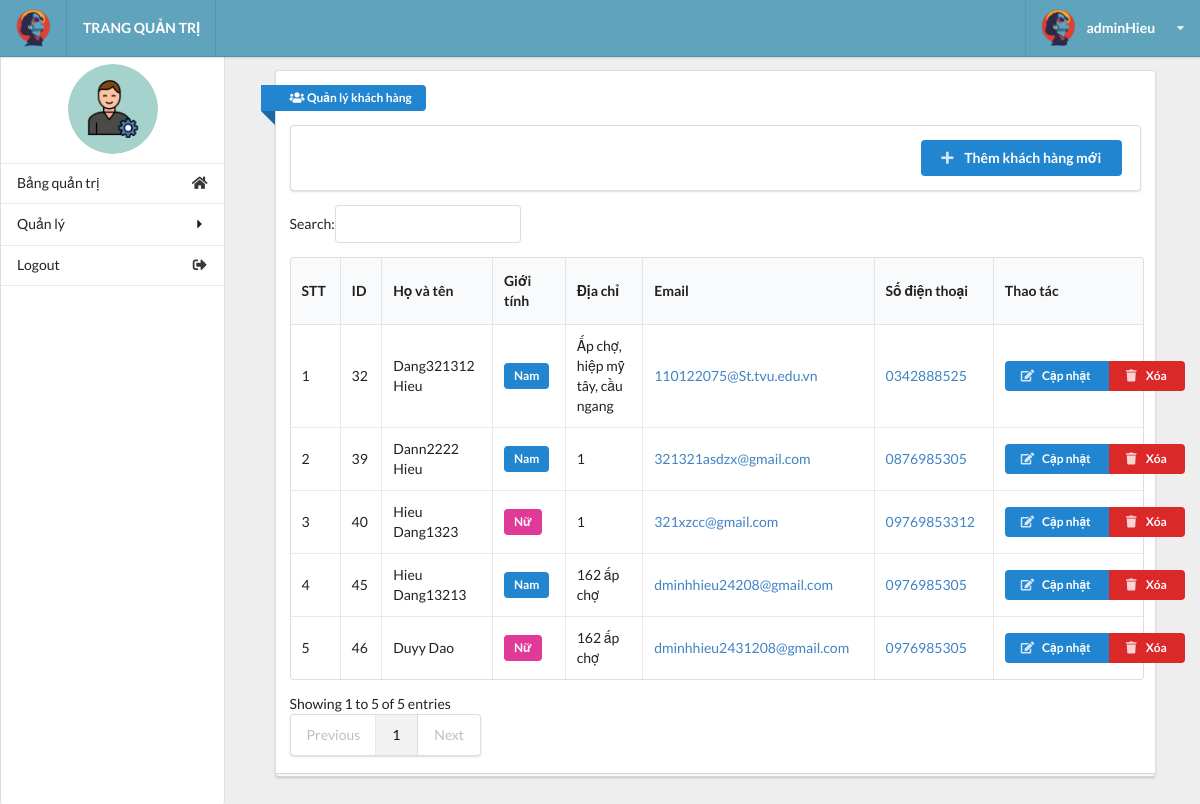
/admin/admin.php?act=client (signed in), run on the app's committed database.
### tables this page shows
CREATE TABLE `tbl_client` (
  `id` int(11) NOT NULL,
  `fname` varchar(50) NOT NULL,
  `lname` varchar(50) NOT NULL,
  `sex` tinyint(1) NOT NULL,
  `address` varchar(255) NOT NULL,
  `email` varchar(50) NOT NULL,
  `phone` varchar(13) NOT NULL,
  `user` varchar(255) NOT NULL,
  `password` varchar(255) NOT NULL,
  `ban` tinyint(4) NOT NULL DEFAULT 0
);

### model/clientdb.php (called while the page is built, shortened)
<?php
function getall_client(){
    $conn=connectdb();
    $stmt = $conn->prepare("SELECT * FROM tbl_client");
    $stmt->execute();
    $kq=$stmt->fetchAll();
    return $kq;
}
?>

### admin/client.php (the view, shortened to what this page needs)
<?php
function getGenderLabel($gender) {
    $genderMap = [
        1 => ['label' => 'Nam', 'color' => 'blue'],
        2 => ['label' => 'Nữ', 'color' => 'pink'],
        3 => ['label' => 'Khác', 'color' => 'grey']
    ];
    return $genderMap[$gender] ?? ['label' => 'Không xác định', 'color' => 'black'];
}
function generateClientActions($clientId) {
    return sprintf('
        <div class="ui tiny buttons">
            <a href="admin.php?act=updateform_client&id=%d"
               class="ui blue button">
               <i class="edit icon"></i> Cập nhật
            </a>
            <button onclick="confirmDelete(%d)"
                    class="ui red button">
                    <i class="trash icon"></i> Xóa
            </button>
        </div>
    ', $clientId, $clientId);
}
?>
<div class="right floated thirteen wide computer sixteen wide phone column" id="content">
    <div class="ui container grid">
        <div class="row">
            <div class="fifteen wide computer sixteen wide phone centered column">
                <div class="ui stacked segment">
                    <div class="ui blue ribbon icon label">
                        <i class="users icon"></i> Quản lý khách hàng
                    </div>
                    <div class="ui right aligned segment">
                        <a href="admin.php?act=insert_client" class="ui primary button">
                            <i class="plus icon"></i> Thêm khách hàng mới
                        </a>
                    </div>
                    <table id="clientTable" class="ui celled table responsive nowrap unstackable">
                        <thead>
                            <tr>
                                <th>STT</th>
                                <th>ID</th>
                                <th>Họ và tên</th>
                                <th>Giới tính</th>
                                <th>Địa chỉ</th>
                                <th>Email</th>
                                <th>Số điện thoại</th>
                                <th>Thao tác</th>
                            </tr>
                        </thead>
                        <tbody>
                            <?php if(isset($kq) && count($kq) > 0): ?>
                                <?php foreach($kq as $i => $client): ?>
                                    <?php $gender = getGenderLabel($client['sex']); ?>
                                    <tr>
                                        <td><?= $i + 1 ?></td>
                                        <td><?= htmlspecialchars($client['id']) ?></td>
                                        <td>
                                            <?= htmlspecialchars($client['lname'] . ' ' . $client['fname']) ?>
                                        </td>
                                        <td>
                                            <div class="ui <?= $gender['color'] ?> label">
                                                <?= $gender['label'] ?>
                                            </div>
                                        </td>
                                        <td><?= htmlspecialchars($client['address']) ?></td>
                                        <td>
                                            <a href="mailto:<?= htmlspecialchars($client['email']) ?>">
                                                <?= htmlspecialchars($client['email']) ?>
                                            </a>
                                        </td>
                                        <td>
                                            <a href="tel:<?= htmlspecialchars($client['phone']) ?>">
                                                <?= htmlspecialchars($client['phone']) ?>
                                            </a>
                                        </td>
                                        <td><?= generateClientActions($client['id']) ?></td>
                                    </tr>
                                <?php endforeach; ?>
                            <?php else: ?>
                                <tr>
                                    <td colspan="8" class="center aligned">Không có dữ liệu</td>
                                </tr>
                            <?php endif; ?>
                        </tbody>
                    </table>
                </div>
            </div>
        </div>
    </div>
</div>
</body>
</html>

### admin/css/main.css (style rules this page uses)
html, body { background-color: #eeeeee; height: 100%; width: 100%; margin: 0; padding: 0; }
#content { top: 1em; }

### data on the page
tbl_client: id "32", lname+fname "Dang321312 Hieu", sex "Nam", address "Ấp chợ, hiệp mỹ tây, cầu ngang", email "110122075@St.tvu.edu.vn", phone "0342888525"
tbl_client: id "39", lname+fname "Dann2222 Hieu", sex "Nam", address "1", email "321321asdzx@gmail.com", phone "0876985305"
tbl_client: id "40", lname+fname "Hieu Dang1323", sex "Nữ", address "1", email "321xzcc@gmail.com", phone "09769853312"
tbl_client: id "45", lname+fname "Hieu Dang13213", sex "Nam", address "162 ấp chợ", email "dminhhieu24208@gmail.com", phone "0976985305"
tbl_client: id "46", lname+fname "Duyy Dao", sex "Nữ", address "162 ấp chợ", email "dminhhieu2431208@gmail.com", phone "0976985305"

### other printed values
$_SESSION['name'] "adminHieu"
